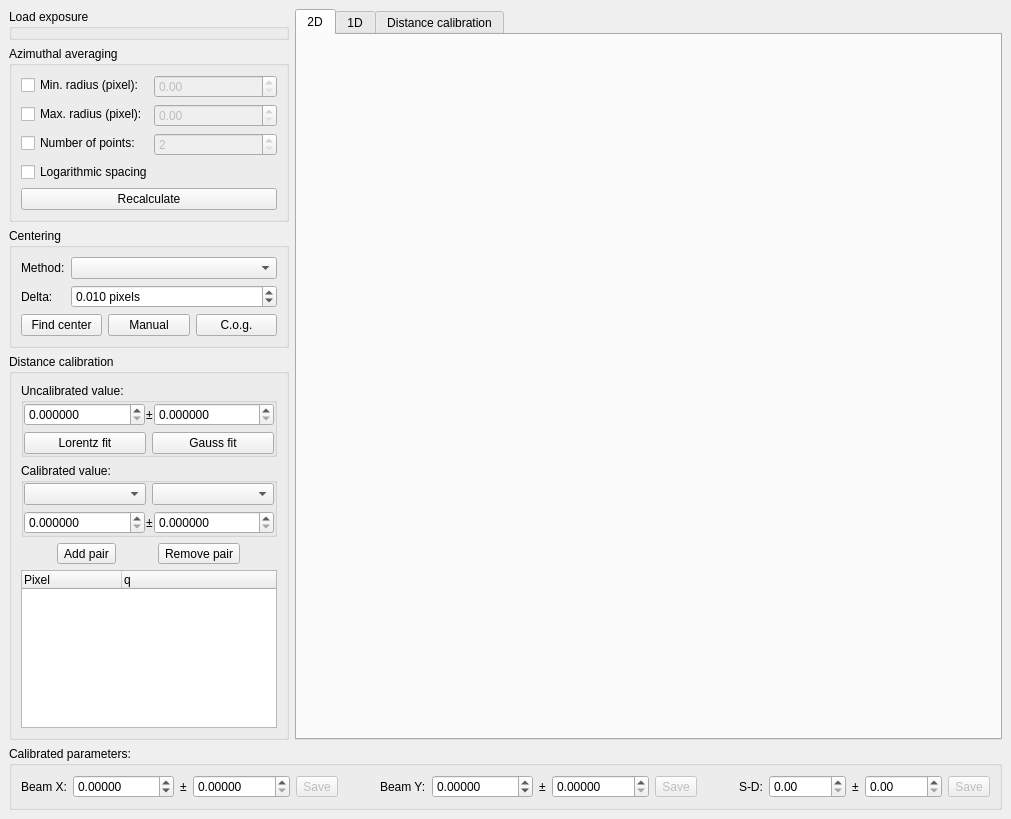
<?xml version="1.0" encoding="UTF-8"?>
<ui version="4.0">
 <class>MainWindow</class>
 <widget class="QMainWindow" name="MainWindow">
  <property name="geometry">
   <rect>
    <x>0</x>
    <y>0</y>
    <width>1011</width>
    <height>819</height>
   </rect>
  </property>
  <property name="minimumSize">
   <size>
    <width>0</width>
    <height>0</height>
   </size>
  </property>
  <property name="windowTitle">
   <string>Center and Distance Calibration</string>
  </property>
  <property name="windowIcon">
   <iconset resource="../../../resource/icons/icons.qrc">
    <normaloff>:/icons/calibration.svg</normaloff>:/icons/calibration.svg</iconset>
  </property>
  <widget class="QWidget" name="centralwidget">
   <layout class="QVBoxLayout" name="verticalLayout_2">
    <item>
     <layout class="QHBoxLayout" name="horizontalLayout">
      <item>
       <layout class="QVBoxLayout" name="verticalLayout">
        <item>
         <widget class="QGroupBox" name="fsnSelectorGroupBox">
          <property name="title">
           <string>Load exposure</string>
          </property>
         </widget>
        </item>
        <item>
         <widget class="QGroupBox" name="groupBox_3">
          <property name="toolTip">
           <string>Adjust the abscissa of the azimuthally averaged scattering curves</string>
          </property>
          <property name="title">
           <string>Azimuthal averaging</string>
          </property>
          <layout class="QFormLayout" name="formLayout">
           <item row="0" column="0">
            <widget class="QCheckBox" name="pixMinCheckBox">
             <property name="toolTip">
              <string>Manually set the lowest pixel coordinate in the azimuthally averaged scattering curves</string>
             </property>
             <property name="text">
              <string>Min. radius (pixel):</string>
             </property>
            </widget>
           </item>
           <item row="0" column="1">
            <widget class="QDoubleSpinBox" name="pixMinDoubleSpinBox">
             <property name="enabled">
              <bool>false</bool>
             </property>
             <property name="toolTip">
              <string>Lowest pixel coordinate in the azimuthally averaged scattering curves</string>
             </property>
             <property name="maximum">
              <double>999999999.000000000000000</double>
             </property>
            </widget>
           </item>
           <item row="1" column="1">
            <widget class="QDoubleSpinBox" name="pixMaxDoubleSpinBox">
             <property name="enabled">
              <bool>false</bool>
             </property>
             <property name="toolTip">
              <string>Highest pixel coordinate in the azimuthally averaged scattering curves</string>
             </property>
             <property name="maximum">
              <double>9999999999.000000000000000</double>
             </property>
            </widget>
           </item>
           <item row="2" column="1">
            <widget class="QSpinBox" name="numPointsSpinBox">
             <property name="enabled">
              <bool>false</bool>
             </property>
             <property name="toolTip">
              <string>The number of points in the azimuthally averaged scattering curve</string>
             </property>
             <property name="minimum">
              <number>2</number>
             </property>
             <property name="maximum">
              <number>999999999</number>
             </property>
            </widget>
           </item>
           <item row="1" column="0">
            <widget class="QCheckBox" name="pixMaxCheckBox">
             <property name="toolTip">
              <string>Manually set the highest pixel coordinate in the azimuthally averaged scattering curves</string>
             </property>
             <property name="text">
              <string>Max. radius (pixel):</string>
             </property>
            </widget>
           </item>
           <item row="2" column="0">
            <widget class="QCheckBox" name="numPointsCheckBox">
             <property name="toolTip">
              <string>Manually set the number of points in the azimuthally averaged scattering curve</string>
             </property>
             <property name="text">
              <string>Number of points:</string>
             </property>
            </widget>
           </item>
           <item row="3" column="0" colspan="2">
            <widget class="QCheckBox" name="logSpacedPixelsCheckBox">
             <property name="toolTip">
              <string>Logarithmic pixel point spacing in the azimuthally averaged scattering curve</string>
             </property>
             <property name="text">
              <string>Logarithmic spacing</string>
             </property>
            </widget>
           </item>
           <item row="4" column="0" colspan="2">
            <widget class="QPushButton" name="recalculateRadialCurvePushButton">
             <property name="toolTip">
              <string>Recalculate the radial scattering curve with the new abscissa</string>
             </property>
             <property name="text">
              <string>Recalculate</string>
             </property>
             <property name="icon">
              <iconset theme="view-refresh"/>
             </property>
            </widget>
           </item>
          </layout>
         </widget>
        </item>
        <item>
         <widget class="QGroupBox" name="groupBox_4">
          <property name="title">
           <string>Centering</string>
          </property>
          <layout class="QVBoxLayout" name="verticalLayout_4">
           <item>
            <layout class="QGridLayout" name="gridLayout">
             <item row="0" column="1">
              <widget class="QComboBox" name="centeringMethodComboBox">
               <property name="sizePolicy">
                <sizepolicy hsizetype="Preferred" vsizetype="Fixed">
                 <horstretch>0</horstretch>
                 <verstretch>0</verstretch>
                </sizepolicy>
               </property>
              </widget>
             </item>
             <item row="0" column="0">
              <widget class="QLabel" name="label_7">
               <property name="sizePolicy">
                <sizepolicy hsizetype="Maximum" vsizetype="Preferred">
                 <horstretch>0</horstretch>
                 <verstretch>0</verstretch>
                </sizepolicy>
               </property>
               <property name="text">
                <string>Method:</string>
               </property>
              </widget>
             </item>
             <item row="1" column="0">
              <widget class="QLabel" name="label_10">
               <property name="text">
                <string>Delta:</string>
               </property>
              </widget>
             </item>
             <item row="1" column="1">
              <widget class="QDoubleSpinBox" name="finiteDifferenceDeltaDoubleSpinBox">
               <property name="toolTip">
                <string>Step size for estimating the jacobian in the minimization procedure</string>
               </property>
               <property name="suffix">
                <string> pixels</string>
               </property>
               <property name="decimals">
                <number>3</number>
               </property>
               <property name="minimum">
                <double>0.001000000000000</double>
               </property>
               <property name="singleStep">
                <double>0.010000000000000</double>
               </property>
               <property name="value">
                <double>0.010000000000000</double>
               </property>
              </widget>
             </item>
            </layout>
           </item>
           <item>
            <layout class="QHBoxLayout" name="horizontalLayout_10">
             <item>
              <widget class="QPushButton" name="centeringPushButton">
               <property name="sizePolicy">
                <sizepolicy hsizetype="Preferred" vsizetype="Fixed">
                 <horstretch>0</horstretch>
                 <verstretch>0</verstretch>
                </sizepolicy>
               </property>
               <property name="text">
                <string>Find center</string>
               </property>
               <property name="icon">
                <iconset resource="../../../resource/icons/icons.qrc">
                 <normaloff>:/icons/start.svg</normaloff>:/icons/start.svg</iconset>
               </property>
              </widget>
             </item>
             <item>
              <widget class="QPushButton" name="manualCenteringPushButton">
               <property name="text">
                <string>Manual</string>
               </property>
              </widget>
             </item>
             <item>
              <widget class="QPushButton" name="centerOfGravityPushButton">
               <property name="toolTip">
                <string>Determine the beam centre as the centre of gravity of the selected area of the image</string>
               </property>
               <property name="text">
                <string>C.o.g.</string>
               </property>
              </widget>
             </item>
            </layout>
           </item>
          </layout>
         </widget>
        </item>
        <item>
         <widget class="QGroupBox" name="groupBox_5">
          <property name="title">
           <string>Distance calibration</string>
          </property>
          <layout class="QVBoxLayout" name="verticalLayout_5">
           <item>
            <widget class="QGroupBox" name="groupBox">
             <property name="sizePolicy">
              <sizepolicy hsizetype="Preferred" vsizetype="Maximum">
               <horstretch>0</horstretch>
               <verstretch>0</verstretch>
              </sizepolicy>
             </property>
             <property name="title">
              <string>Uncalibrated value:</string>
             </property>
             <layout class="QGridLayout" name="gridLayout_2">
              <property name="leftMargin">
               <number>0</number>
              </property>
              <property name="topMargin">
               <number>0</number>
              </property>
              <property name="rightMargin">
               <number>0</number>
              </property>
              <property name="bottomMargin">
               <number>0</number>
              </property>
              <property name="horizontalSpacing">
               <number>1</number>
              </property>
              <item row="0" column="2">
               <widget class="QDoubleSpinBox" name="uncalibratedErrDoubleSpinBox">
                <property name="sizePolicy">
                 <sizepolicy hsizetype="Minimum" vsizetype="Fixed">
                  <horstretch>0</horstretch>
                  <verstretch>0</verstretch>
                 </sizepolicy>
                </property>
                <property name="decimals">
                 <number>6</number>
                </property>
                <property name="maximum">
                 <double>100000.000000000000000</double>
                </property>
               </widget>
              </item>
              <item row="0" column="1">
               <widget class="QLabel" name="label_8">
                <property name="sizePolicy">
                 <sizepolicy hsizetype="Maximum" vsizetype="Preferred">
                  <horstretch>0</horstretch>
                  <verstretch>0</verstretch>
                 </sizepolicy>
                </property>
                <property name="text">
                 <string>±</string>
                </property>
               </widget>
              </item>
              <item row="0" column="0">
               <widget class="QDoubleSpinBox" name="uncalibratedValDoubleSpinBox">
                <property name="sizePolicy">
                 <sizepolicy hsizetype="Minimum" vsizetype="Fixed">
                  <horstretch>0</horstretch>
                  <verstretch>0</verstretch>
                 </sizepolicy>
                </property>
                <property name="decimals">
                 <number>6</number>
                </property>
                <property name="maximum">
                 <double>100000.000000000000000</double>
                </property>
               </widget>
              </item>
              <item row="1" column="0" colspan="3">
               <widget class="QWidget" name="widget_3" native="true">
                <property name="sizePolicy">
                 <sizepolicy hsizetype="Preferred" vsizetype="Maximum">
                  <horstretch>0</horstretch>
                  <verstretch>0</verstretch>
                 </sizepolicy>
                </property>
                <layout class="QHBoxLayout" name="horizontalLayout_2">
                 <property name="leftMargin">
                  <number>0</number>
                 </property>
                 <property name="topMargin">
                  <number>0</number>
                 </property>
                 <property name="rightMargin">
                  <number>0</number>
                 </property>
                 <property name="bottomMargin">
                  <number>0</number>
                 </property>
                 <item>
                  <widget class="QPushButton" name="fitLorentzPushButton">
                   <property name="sizePolicy">
                    <sizepolicy hsizetype="Preferred" vsizetype="Fixed">
                     <horstretch>0</horstretch>
                     <verstretch>0</verstretch>
                    </sizepolicy>
                   </property>
                   <property name="text">
                    <string>Lorentz fit</string>
                   </property>
                  </widget>
                 </item>
                 <item>
                  <widget class="QPushButton" name="fitGaussPushButton">
                   <property name="sizePolicy">
                    <sizepolicy hsizetype="Preferred" vsizetype="Fixed">
                     <horstretch>0</horstretch>
                     <verstretch>0</verstretch>
                    </sizepolicy>
                   </property>
                   <property name="text">
                    <string>Gauss fit</string>
                   </property>
                  </widget>
                 </item>
                </layout>
               </widget>
              </item>
             </layout>
            </widget>
           </item>
           <item>
            <widget class="QGroupBox" name="groupBox_2">
             <property name="sizePolicy">
              <sizepolicy hsizetype="Preferred" vsizetype="Maximum">
               <horstretch>0</horstretch>
               <verstretch>0</verstretch>
              </sizepolicy>
             </property>
             <property name="title">
              <string>Calibrated value:</string>
             </property>
             <layout class="QGridLayout" name="gridLayout_3">
              <property name="leftMargin">
               <number>0</number>
              </property>
              <property name="topMargin">
               <number>0</number>
              </property>
              <property name="rightMargin">
               <number>0</number>
              </property>
              <property name="bottomMargin">
               <number>0</number>
              </property>
              <item row="0" column="1">
               <widget class="QComboBox" name="peakComboBox">
                <property name="sizePolicy">
                 <sizepolicy hsizetype="Minimum" vsizetype="Fixed">
                  <horstretch>0</horstretch>
                  <verstretch>0</verstretch>
                 </sizepolicy>
                </property>
               </widget>
              </item>
              <item row="0" column="0">
               <widget class="QComboBox" name="calibrantComboBox">
                <property name="sizePolicy">
                 <sizepolicy hsizetype="Minimum" vsizetype="Fixed">
                  <horstretch>0</horstretch>
                  <verstretch>0</verstretch>
                 </sizepolicy>
                </property>
               </widget>
              </item>
              <item row="1" column="0" colspan="2">
               <widget class="QWidget" name="widget_4" native="true">
                <layout class="QHBoxLayout" name="horizontalLayout_3">
                 <property name="spacing">
                  <number>1</number>
                 </property>
                 <property name="leftMargin">
                  <number>0</number>
                 </property>
                 <property name="topMargin">
                  <number>0</number>
                 </property>
                 <property name="rightMargin">
                  <number>0</number>
                 </property>
                 <property name="bottomMargin">
                  <number>0</number>
                 </property>
                 <item>
                  <widget class="QDoubleSpinBox" name="calibratedValDoubleSpinBox">
                   <property name="sizePolicy">
                    <sizepolicy hsizetype="Minimum" vsizetype="Fixed">
                     <horstretch>0</horstretch>
                     <verstretch>0</verstretch>
                    </sizepolicy>
                   </property>
                   <property name="decimals">
                    <number>6</number>
                   </property>
                   <property name="maximum">
                    <double>300.000000000000000</double>
                   </property>
                  </widget>
                 </item>
                 <item>
                  <widget class="QLabel" name="label_9">
                   <property name="sizePolicy">
                    <sizepolicy hsizetype="Maximum" vsizetype="Preferred">
                     <horstretch>0</horstretch>
                     <verstretch>0</verstretch>
                    </sizepolicy>
                   </property>
                   <property name="text">
                    <string>±</string>
                   </property>
                  </widget>
                 </item>
                 <item>
                  <widget class="QDoubleSpinBox" name="calibratedErrDoubleSpinBox">
                   <property name="sizePolicy">
                    <sizepolicy hsizetype="Minimum" vsizetype="Fixed">
                     <horstretch>0</horstretch>
                     <verstretch>0</verstretch>
                    </sizepolicy>
                   </property>
                   <property name="decimals">
                    <number>6</number>
                   </property>
                   <property name="maximum">
                    <double>300.000000000000000</double>
                   </property>
                  </widget>
                 </item>
                </layout>
               </widget>
              </item>
             </layout>
            </widget>
           </item>
           <item>
            <layout class="QVBoxLayout" name="verticalLayout_6">
             <item>
              <layout class="QHBoxLayout" name="horizontalLayout_6">
               <item>
                <widget class="QToolButton" name="addPairToolButton">
                 <property name="text">
                  <string>Add pair</string>
                 </property>
                 <property name="icon">
                  <iconset theme="list-add">
                   <normaloff>../../../qtgui/setup/calibration</normaloff>../../../qtgui/setup/calibration</iconset>
                 </property>
                 <property name="toolButtonStyle">
                  <enum>Qt::ToolButtonTextBesideIcon</enum>
                 </property>
                </widget>
               </item>
               <item>
                <widget class="QToolButton" name="removePairToolButton">
                 <property name="text">
                  <string>Remove pair</string>
                 </property>
                 <property name="icon">
                  <iconset theme="list-remove">
                   <normaloff>../../../qtgui/setup/calibration</normaloff>../../../qtgui/setup/calibration</iconset>
                 </property>
                 <property name="toolButtonStyle">
                  <enum>Qt::ToolButtonTextBesideIcon</enum>
                 </property>
                </widget>
               </item>
              </layout>
             </item>
             <item>
              <widget class="QTreeWidget" name="pairsTreeWidget">
               <property name="sizePolicy">
                <sizepolicy hsizetype="Preferred" vsizetype="Expanding">
                 <horstretch>0</horstretch>
                 <verstretch>0</verstretch>
                </sizepolicy>
               </property>
               <property name="alternatingRowColors">
                <bool>true</bool>
               </property>
               <property name="selectionMode">
                <enum>QAbstractItemView::ExtendedSelection</enum>
               </property>
               <property name="uniformRowHeights">
                <bool>true</bool>
               </property>
               <property name="itemsExpandable">
                <bool>false</bool>
               </property>
               <property name="expandsOnDoubleClick">
                <bool>false</bool>
               </property>
               <column>
                <property name="text">
                 <string>Pixel</string>
                </property>
               </column>
               <column>
                <property name="text">
                 <string>q</string>
                </property>
               </column>
              </widget>
             </item>
            </layout>
           </item>
          </layout>
         </widget>
        </item>
       </layout>
      </item>
      <item>
       <widget class="QTabWidget" name="tabWidget">
        <property name="sizePolicy">
         <sizepolicy hsizetype="Expanding" vsizetype="Expanding">
          <horstretch>1</horstretch>
          <verstretch>0</verstretch>
         </sizepolicy>
        </property>
        <property name="currentIndex">
         <number>0</number>
        </property>
        <widget class="QWidget" name="tab2D">
         <property name="sizePolicy">
          <sizepolicy hsizetype="Expanding" vsizetype="Preferred">
           <horstretch>0</horstretch>
           <verstretch>0</verstretch>
          </sizepolicy>
         </property>
         <attribute name="title">
          <string>2D</string>
         </attribute>
        </widget>
        <widget class="QWidget" name="tab1D">
         <property name="sizePolicy">
          <sizepolicy hsizetype="Expanding" vsizetype="Preferred">
           <horstretch>0</horstretch>
           <verstretch>0</verstretch>
          </sizepolicy>
         </property>
         <attribute name="title">
          <string>1D</string>
         </attribute>
        </widget>
        <widget class="QWidget" name="tabDistance">
         <property name="sizePolicy">
          <sizepolicy hsizetype="Expanding" vsizetype="Preferred">
           <horstretch>0</horstretch>
           <verstretch>0</verstretch>
          </sizepolicy>
         </property>
         <attribute name="title">
          <string>Distance calibration</string>
         </attribute>
        </widget>
       </widget>
      </item>
     </layout>
    </item>
    <item>
     <widget class="QGroupBox" name="groupBox">
      <property name="sizePolicy">
       <sizepolicy hsizetype="Minimum" vsizetype="Preferred">
        <horstretch>0</horstretch>
        <verstretch>0</verstretch>
       </sizepolicy>
      </property>
      <property name="minimumSize">
       <size>
        <width>50</width>
        <height>0</height>
       </size>
      </property>
      <property name="title">
       <string>Calibrated parameters:</string>
      </property>
      <property name="flat">
       <bool>false</bool>
      </property>
      <property name="checkable">
       <bool>false</bool>
      </property>
      <layout class="QHBoxLayout" name="horizontalLayout_9">
       <item>
        <widget class="QLabel" name="label">
         <property name="text">
          <string>Beam X:</string>
         </property>
        </widget>
       </item>
       <item>
        <layout class="QHBoxLayout" name="horizontalLayout_4">
         <item>
          <widget class="QDoubleSpinBox" name="beamXDoubleSpinBox">
           <property name="sizePolicy">
            <sizepolicy hsizetype="Minimum" vsizetype="Fixed">
             <horstretch>1</horstretch>
             <verstretch>0</verstretch>
            </sizepolicy>
           </property>
           <property name="decimals">
            <number>5</number>
           </property>
           <property name="minimum">
            <double>-10000.000000000000000</double>
           </property>
           <property name="maximum">
            <double>10000.000000000000000</double>
           </property>
          </widget>
         </item>
         <item>
          <widget class="QLabel" name="label_2">
           <property name="text">
            <string>±</string>
           </property>
          </widget>
         </item>
         <item>
          <widget class="QDoubleSpinBox" name="beamXErrDoubleSpinBox">
           <property name="sizePolicy">
            <sizepolicy hsizetype="Minimum" vsizetype="Fixed">
             <horstretch>1</horstretch>
             <verstretch>0</verstretch>
            </sizepolicy>
           </property>
           <property name="decimals">
            <number>5</number>
           </property>
           <property name="maximum">
            <double>10000.000000000000000</double>
           </property>
          </widget>
         </item>
         <item>
          <widget class="QToolButton" name="saveBeamXToolButton">
           <property name="enabled">
            <bool>false</bool>
           </property>
           <property name="text">
            <string>Save</string>
           </property>
           <property name="icon">
            <iconset theme="document-save">
             <normaloff>../../../qtgui/setup/calibration</normaloff>../../../qtgui/setup/calibration</iconset>
           </property>
          </widget>
         </item>
        </layout>
       </item>
       <item>
        <spacer name="horizontalSpacer">
         <property name="orientation">
          <enum>Qt::Horizontal</enum>
         </property>
         <property name="sizeHint" stdset="0">
          <size>
           <width>0</width>
           <height>0</height>
          </size>
         </property>
        </spacer>
       </item>
       <item>
        <widget class="QLabel" name="label_3">
         <property name="text">
          <string>Beam Y:</string>
         </property>
        </widget>
       </item>
       <item>
        <layout class="QHBoxLayout" name="horizontalLayout_7">
         <item>
          <widget class="QDoubleSpinBox" name="beamYDoubleSpinBox">
           <property name="sizePolicy">
            <sizepolicy hsizetype="Minimum" vsizetype="Fixed">
             <horstretch>1</horstretch>
             <verstretch>0</verstretch>
            </sizepolicy>
           </property>
           <property name="decimals">
            <number>5</number>
           </property>
           <property name="minimum">
            <double>-10000.000000000000000</double>
           </property>
           <property name="maximum">
            <double>10000.000000000000000</double>
           </property>
          </widget>
         </item>
         <item>
          <widget class="QLabel" name="label_5">
           <property name="text">
            <string>±</string>
           </property>
          </widget>
         </item>
         <item>
          <widget class="QDoubleSpinBox" name="beamYErrDoubleSpinBox">
           <property name="sizePolicy">
            <sizepolicy hsizetype="Minimum" vsizetype="Fixed">
             <horstretch>1</horstretch>
             <verstretch>0</verstretch>
            </sizepolicy>
           </property>
           <property name="decimals">
            <number>5</number>
           </property>
           <property name="maximum">
            <double>10000.000000000000000</double>
           </property>
          </widget>
         </item>
         <item>
          <widget class="QToolButton" name="saveBeamYToolButton">
           <property name="enabled">
            <bool>false</bool>
           </property>
           <property name="text">
            <string>Save</string>
           </property>
           <property name="icon">
            <iconset theme="document-save">
             <normaloff>../../../qtgui/setup/calibration</normaloff>../../../qtgui/setup/calibration</iconset>
           </property>
          </widget>
         </item>
        </layout>
       </item>
       <item>
        <spacer name="horizontalSpacer_2">
         <property name="orientation">
          <enum>Qt::Horizontal</enum>
         </property>
         <property name="sizeHint" stdset="0">
          <size>
           <width>0</width>
           <height>0</height>
          </size>
         </property>
        </spacer>
       </item>
       <item>
        <widget class="QLabel" name="label_4">
         <property name="text">
          <string>S-D:</string>
         </property>
        </widget>
       </item>
       <item>
        <layout class="QHBoxLayout" name="horizontalLayout_8">
         <item>
          <widget class="QDoubleSpinBox" name="sdDistDoubleSpinBox">
           <property name="sizePolicy">
            <sizepolicy hsizetype="Minimum" vsizetype="Fixed">
             <horstretch>1</horstretch>
             <verstretch>0</verstretch>
            </sizepolicy>
           </property>
           <property name="maximum">
            <double>10000.000000000000000</double>
           </property>
          </widget>
         </item>
         <item>
          <widget class="QLabel" name="label_6">
           <property name="text">
            <string>±</string>
           </property>
          </widget>
         </item>
         <item>
          <widget class="QDoubleSpinBox" name="sdDistErrDoubleSpinBox">
           <property name="sizePolicy">
            <sizepolicy hsizetype="Minimum" vsizetype="Fixed">
             <horstretch>1</horstretch>
             <verstretch>0</verstretch>
            </sizepolicy>
           </property>
           <property name="buttonSymbols">
            <enum>QAbstractSpinBox::UpDownArrows</enum>
           </property>
           <property name="maximum">
            <double>10000.000000000000000</double>
           </property>
          </widget>
         </item>
         <item>
          <widget class="QToolButton" name="saveSDDistToolButton">
           <property name="enabled">
            <bool>false</bool>
           </property>
           <property name="text">
            <string>Save</string>
           </property>
           <property name="icon">
            <iconset theme="document-save">
             <normaloff>../../../qtgui/setup/calibration</normaloff>../../../qtgui/setup/calibration</iconset>
           </property>
          </widget>
         </item>
        </layout>
       </item>
      </layout>
     </widget>
    </item>
   </layout>
  </widget>
 </widget>
 <tabstops>
  <tabstop>pixMinCheckBox</tabstop>
  <tabstop>pixMinDoubleSpinBox</tabstop>
  <tabstop>pixMaxCheckBox</tabstop>
  <tabstop>pixMaxDoubleSpinBox</tabstop>
  <tabstop>numPointsCheckBox</tabstop>
  <tabstop>numPointsSpinBox</tabstop>
  <tabstop>logSpacedPixelsCheckBox</tabstop>
  <tabstop>recalculateRadialCurvePushButton</tabstop>
  <tabstop>centeringMethodComboBox</tabstop>
  <tabstop>finiteDifferenceDeltaDoubleSpinBox</tabstop>
  <tabstop>centeringPushButton</tabstop>
  <tabstop>manualCenteringPushButton</tabstop>
  <tabstop>centerOfGravityPushButton</tabstop>
  <tabstop>uncalibratedValDoubleSpinBox</tabstop>
  <tabstop>uncalibratedErrDoubleSpinBox</tabstop>
  <tabstop>fitLorentzPushButton</tabstop>
  <tabstop>fitGaussPushButton</tabstop>
  <tabstop>calibrantComboBox</tabstop>
  <tabstop>peakComboBox</tabstop>
  <tabstop>calibratedValDoubleSpinBox</tabstop>
  <tabstop>calibratedErrDoubleSpinBox</tabstop>
  <tabstop>addPairToolButton</tabstop>
  <tabstop>removePairToolButton</tabstop>
  <tabstop>pairsTreeWidget</tabstop>
  <tabstop>tabWidget</tabstop>
  <tabstop>beamXDoubleSpinBox</tabstop>
  <tabstop>beamXErrDoubleSpinBox</tabstop>
  <tabstop>saveBeamXToolButton</tabstop>
  <tabstop>beamYDoubleSpinBox</tabstop>
  <tabstop>beamYErrDoubleSpinBox</tabstop>
  <tabstop>saveBeamYToolButton</tabstop>
  <tabstop>sdDistDoubleSpinBox</tabstop>
  <tabstop>sdDistErrDoubleSpinBox</tabstop>
  <tabstop>saveSDDistToolButton</tabstop>
 </tabstops>
 <resources>
  <include location="../../../resource/icons/icons.qrc"/>
 </resources>
 <connections>
  <connection>
   <sender>pixMinCheckBox</sender>
   <signal>toggled(bool)</signal>
   <receiver>pixMinDoubleSpinBox</receiver>
   <slot>setEnabled(bool)</slot>
   <hints>
    <hint type="sourcelabel">
     <x>88</x>
     <y>90</y>
    </hint>
    <hint type="destinationlabel">
     <x>203</x>
     <y>92</y>
    </hint>
   </hints>
  </connection>
  <connection>
   <sender>pixMaxCheckBox</sender>
   <signal>toggled(bool)</signal>
   <receiver>pixMaxDoubleSpinBox</receiver>
   <slot>setEnabled(bool)</slot>
   <hints>
    <hint type="sourcelabel">
     <x>71</x>
     <y>115</y>
    </hint>
    <hint type="destinationlabel">
     <x>234</x>
     <y>121</y>
    </hint>
   </hints>
  </connection>
  <connection>
   <sender>numPointsCheckBox</sender>
   <signal>toggled(bool)</signal>
   <receiver>numPointsSpinBox</receiver>
   <slot>setEnabled(bool)</slot>
   <hints>
    <hint type="sourcelabel">
     <x>67</x>
     <y>150</y>
    </hint>
    <hint type="destinationlabel">
     <x>223</x>
     <y>149</y>
    </hint>
   </hints>
  </connection>
 </connections>
</ui>
